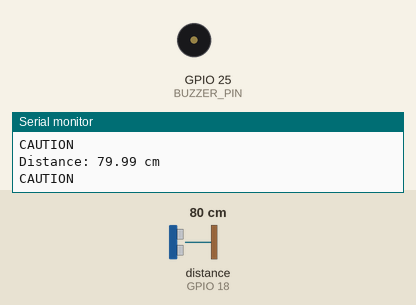
Recording of a sketch running on a simulated ESP32. On the bench: buzzer (waves = sounding, pin HIGH), the last lines printed to the serial monitor. Wiring (inferred from the names in the program): ultrasonic range finder: trigger GPIO 5; echo GPIO 18. The test bench sets the inputs (shaded band); at power-on: distance to the obstacle (sensor on GPIO 18) 80 cm. The echo pulse lasts 58.3 µs per cm; pins used as bus, display or sensor lines are not drawn.

Above: at 2.2 s.
2.3 s: distance to the obstacle (sensor on GPIO 18) set to 53 cm
3.8 s: distance to the obstacle (sensor on GPIO 18) set to 46 cm
At 5.1 s:
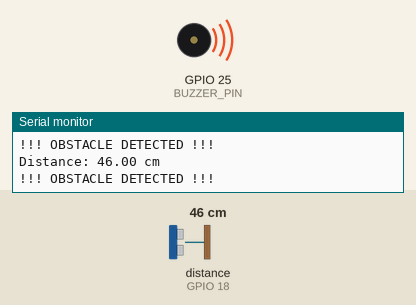
5.5 s: distance to the obstacle (sensor on GPIO 18) set to 60 cm
At 6.6 s:
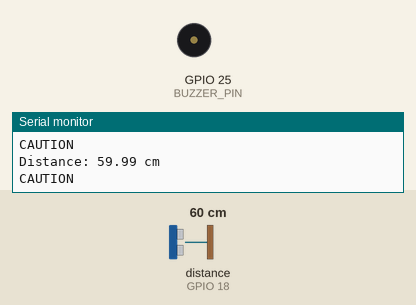
7.0 s: distance to the obstacle (sensor on GPIO 18) set to 2 cm
At 8.1 s:
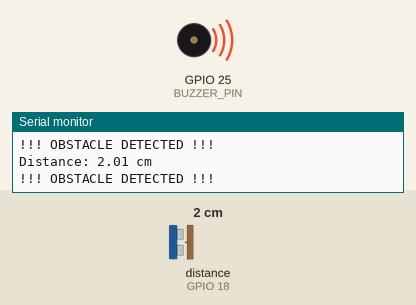
Timing chart, 0 to 9.5 s (numbered marks = the images above; inputs shaded):
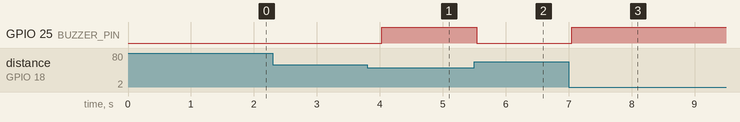

Measured:
- the behaviour switches between 51 and 50 cm on distance to the obstacle (sensor on GPIO 18) (found by bisection; images 0 and 1)
- after the input at 3.8 s, GPIO 25 (BUZZER_PIN): LOW → HIGH after 0.23 s
- after the input at 5.5 s, GPIO 25 (BUZZER_PIN): HIGH → LOW at once
- after the input at 7.0 s, GPIO 25 (BUZZER_PIN): LOW → HIGH after 0.05 s

The sketch:

ultrasonic.ino
```cpp
#define TRIG_PIN 5
#define ECHO_PIN 18
#define BUZZER_PIN 25

void setup() {
  Serial.begin(115200);

  pinMode(TRIG_PIN, OUTPUT);
  pinMode(ECHO_PIN, INPUT);
  pinMode(BUZZER_PIN, OUTPUT);

  digitalWrite(TRIG_PIN, LOW);
  digitalWrite(BUZZER_PIN, LOW);

  delay(1000);
}

void loop() {

  // Send ultrasonic pulse
  digitalWrite(TRIG_PIN, LOW);
  delayMicroseconds(2);

  digitalWrite(TRIG_PIN, HIGH);
  delayMicroseconds(10);

  digitalWrite(TRIG_PIN, LOW);

  // Receive echo
  long duration = pulseIn(ECHO_PIN, HIGH, 30000);

  if (duration == 0) {
    Serial.println("No obstacle / No echo");
    digitalWrite(BUZZER_PIN, LOW);
  }
  else {

    float distance = duration * 0.0343 / 2;

    if (distance > 400) {
      Serial.println("Invalid reading");
      digitalWrite(BUZZER_PIN, LOW);
    }

    else {

      Serial.print("Distance: ");
      Serial.print(distance);
      Serial.println(" cm");

      // Obstacle detection
      if (distance <= 50) {

        Serial.println("!!! OBSTACLE DETECTED !!!");

        digitalWrite(BUZZER_PIN, HIGH);
      }

      else if (distance <= 100) {

        Serial.println("CAUTION");

        digitalWrite(BUZZER_PIN, LOW);
      }

      else {

        Serial.println("PATH CLEAR");

        digitalWrite(BUZZER_PIN, LOW);
      }
    }
  }

  delay(500);
}
```
